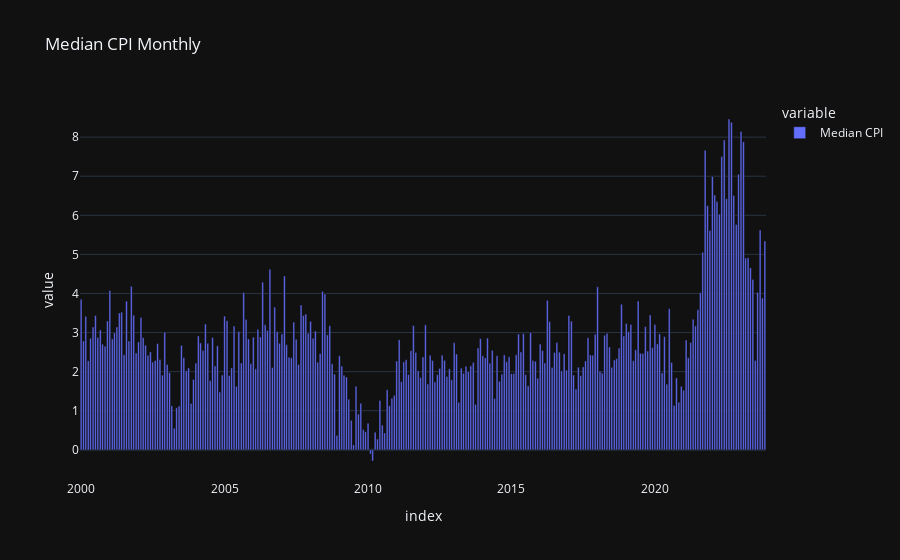

Notebook cell for this chart:
### Markdown cell above
# 3.0 Find the median CPI monthly info
Using the same steps as before, I find the median CPI, filtered by frequency, Monthly and visualize it using a barchart.
I have used the plotly express and the matplotlib visualization tools.
Plotly gives us a better, interactive plot, easier to embed into HTML

### Code cell
cpi_df = fred.search(
    text='cpi',
    order_by='popularity',
    filter=('frequency', 'Monthly')
)
median_cpi_df = fred.get_series(series_id='MEDCPIM158SFRBCLE')
median_cpi_df = median_cpi_df.to_frame(name='Median CPI')
median_cpi_df_2020_2023 = median_cpi_df.loc['2000-01-01':'2023-11-01']
bar_chart = px.bar(median_cpi_df_2020_2023, title='Median CPI Monthly')
bar_chart.show()

### Figure 1 — Plotly figure (JSON) as saved in the notebook; plotly's stock layout.template omitted (floating-point values rounded to 4 significant figures; data arrays with more than 128 entries replaced by an {"elided": "..."} marker saying what was removed)
{"data": [{"alignmentgroup": "True", "hovertemplate": "variable=Median CPI<br>index=%{x}<br>value=%{y}<extra></extra>", "legendgroup": "Median CPI", "marker": {"color": "#636efa", "pattern": {"shape": ""}}, "name": "Median CPI", "offsetgroup": "Median CPI", "orientation": "v", "showlegend": true, "textposition": "auto", "x": {"elided": "287 str values"}, "xaxis": "x", "y": {"elided": "287 float values"}, "yaxis": "y", "type": "bar"}], "layout": {"xaxis": {"anchor": "y", "domain": [0.0, 1.0], "title": {"text": "index"}}, "yaxis": {"anchor": "x", "domain": [0.0, 1.0], "title": {"text": "value"}}, "legend": {"title": {"text": "variable"}, "tracegroupgap": 0}, "title": {"text": "Median CPI Monthly"}, "barmode": "relative"}}
